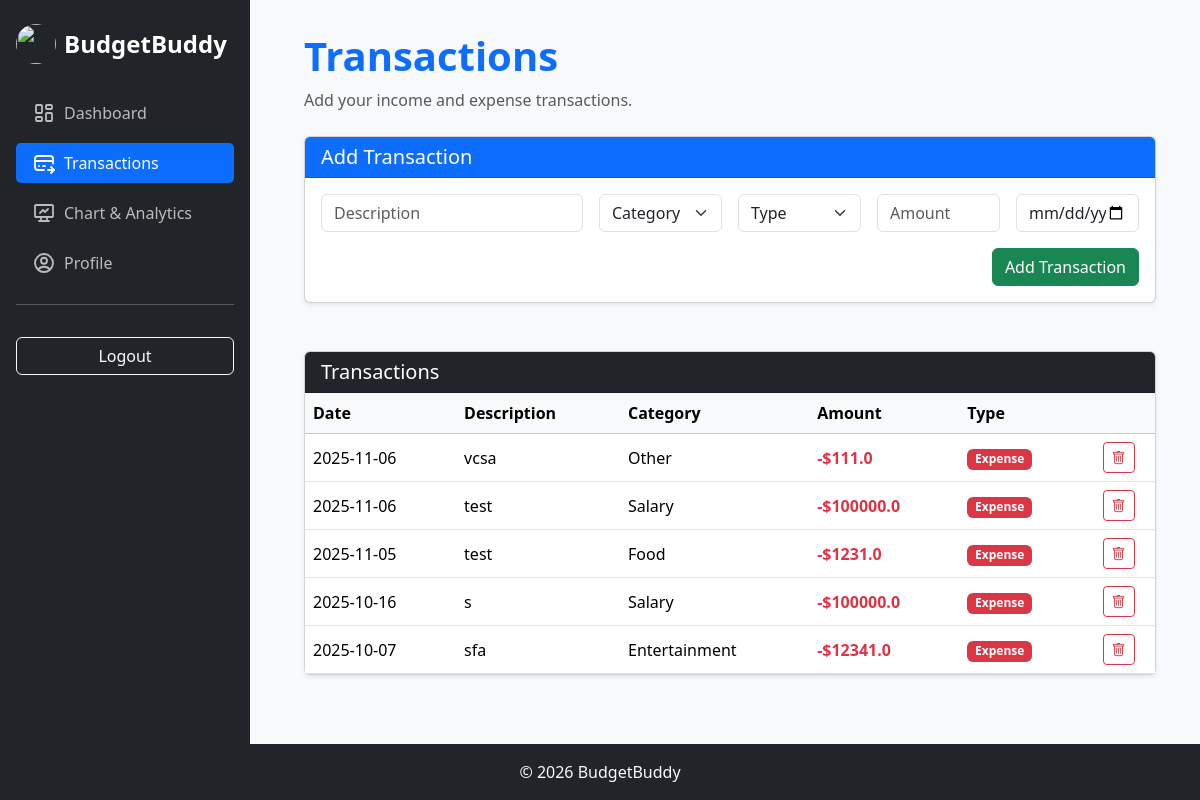
The app's page /transactions (signed in) with its own data.
### tables this page shows
CREATE TABLE "transactions" (
    id INTEGER PRIMARY KEY AUTOINCREMENT,
    user_id INTEGER NOT NULL,
    description TEXT NOT NULL,
    category TEXT NOT NULL,
    type TEXT NOT NULL CHECK(type IN ('income','expenses')),
    amount REAL NOT NULL,
    date TEXT NOT NULL,
    FOREIGN KEY(user_id) REFERENCES users(id)
);

### app.py (the view, shortened to what this page needs)
@app.route("/transactions", methods=["GET", "POST"])
@login_required
def transactions():
    user_id = current_user.id
    with get_db_connection() as conn:
        cur = conn.cursor()
        cur.execute("SELECT * FROM transactions WHERE user_id=? ORDER BY date DESC", (user_id,))
        transactions = cur.fetchall()
    transactions = format_transactions(transactions)
    return render_template("transactions.html", transactions=transactions, current_year=datetime.now().year, user=current_user)

### app.py (called while the page is built)
@login_manager.user_loader
def load_user(user_id):
    return User.get(user_id)

def get_db_connection():
    conn = sqlite3.connect("finance.db")
    conn.row_factory = sqlite3.Row
    return conn

    @staticmethod
    def get(user_id):
        conn = sqlite3.connect("finance.db")
        conn.row_factory = sqlite3.Row
        cur = conn.cursor()
        cur.execute("SELECT * FROM users WHERE id = ?", (user_id,))
        user = cur.fetchone()
        conn.close()
        if not user:
            return None
        return User(user["id"], user["username"])

### helpers.py (called while the page is built)
def format_transactions(transactions):
    transactions = [dict(txn) for txn in transactions]
    for txn in transactions:
        txn["date"] = txn["date"].split(" ")[0]
        txn["category"] = txn.get("category", "").title()
        txn["type"] = txn.get("type", "").title()
        txn["description"] = txn.get("description", "").strip()
    return transactions

### templates/transactions.html (shortened to what this page needs)
{% extends "layout_LoggedIn.html" %}
{% block content %}
<div class="d-flex flex-column flex-md-row justify-content-between align-items-start align-items-md-center mb-4 gap-3">
    <div>
        <h1 class="fw-bold text-primary">Transactions</h1>
        <p class="text-muted mb-0">Add your income and expense transactions.</p>
    </div>
</div>
<div class="card shadow-sm mb-5">
    <div class="card-header bg-primary text-white">
        <h5 class="mb-0">Add Transaction</h5>
    </div>
    <div class="card-body">
        <form action="{{ url_for('transactions') }}" method="post">
            <div class="row g-3">
                <div class="col-12 col-md-4">
                    <input type="text" name="description" class="form-control" placeholder="Description" required>
                </div>
                <div class="col-12 col-md-2">
                    <select name="category" class="form-select" required>
                        <option value="" disabled selected>Category</option>
                    </select>
                </div>
                <div class="col-12 col-md-2">
                    <select name="type" class="form-select" required>
                        <option value="" disabled selected>Type</option>
                    </select>
                </div>
                <div class="col-12 col-md-2">
                    <input type="number" step="0.01" name="amount" class="form-control" placeholder="Amount" required>
                </div>
                <div class="col-12 col-md-2">
                    <input type="date" name="date" class="form-control" required>
                </div>
            </div>
            <div class="mt-3 text-end">
                <button type="submit" class="btn btn-success">Add Transaction</button>
            </div>
        </form>
    </div>
</div>
<div class="card shadow-sm">
    <div class="card-header bg-dark text-white">
        <h5 class="mb-0">Transactions</h5>
    </div>
    <div class="card-body p-0 table-responsive">
        <table class="table mb-0 align-middle">
            <thead class="table-light">
                <tr>
                    <th>Date</th>
                    <th>Description</th>
                    <th>Category</th>
                    <th>Amount</th>
                    <th>Type</th>
                    <th class="text-center"></th>
                </tr>
            </thead>
            <tbody>
                {% if transactions %}
                    {% for txn in transactions %}
                        <tr>
                            <td>{{ txn.date }}</td>
                            <td>{{ txn.description }}</td>
                            <td>{{ txn.category }}</td>
                            <td>
                                {% if txn.type == 'income' %}
                                    <span class="text-success fw-bold">+${{ txn.amount }}</span>
                                {% else %}
                                    <span class="text-danger fw-bold">-${{ txn.amount }}</span>
                                {% endif %}
                            </td>
                            <td>
                                {% if txn.type == 'income' %}
                                    <span class="badge bg-success">Income</span>
                                {% else %}
                                    <span class="badge bg-danger">Expense</span>
                                {% endif %}
                            </td>
                            <td class="text-center">
                                <form action="{{ url_for('delete_transaction', txn_id=txn.id) }}"
                                      method="post"
                                      onsubmit="return confirm('Delete this transaction?');">
                                    <button class="btn btn-sm btn-outline-danger">
                                        <i class="bi bi-trash"></i>
                                    </button>
                                </form>
                            </td>
                        </tr>
                    {% endfor %}
                {% else %}
                    <tr>
                        <td colspan="6" class="text-center text-muted py-3">
                            No transactions yet.
                        </td>
                    </tr>
                {% endif %}
            </tbody>
        </table>
    </div>
</div>
{% endblock %}

### templates/layout_LoggedIn.html (style rules this page uses)
:root { --primary: #0d6efd; --accent: #41b8d5; --success: #198754; --danger: #dc3545; --warning: #ffc107; --info: #0dcaf0; --text-primary: #1e293b; --text-secondary: #64748b; --bg-light: #f8fafc; --border: #e2e8f0; }
body { background-color: #f8f9fa; min-height: 100vh; display: flex; flex-direction: column; }

### records on screen
transactions: date "2025-11-06", description "vcsa", category "Other", amount "111.0", type "Expense"
transactions: date "2025-11-06", description "test", category "Salary", amount "100000.0", type "Expense"
transactions: date "2025-11-05", description "test", category "Food", amount "1231.0", type "Expense"
transactions: date "2025-10-16", description "s", category "Salary", amount "100000.0", type "Expense"
transactions: date "2025-10-07", description "sfa", category "Entertainment", amount "12341.0", type "Expense"
